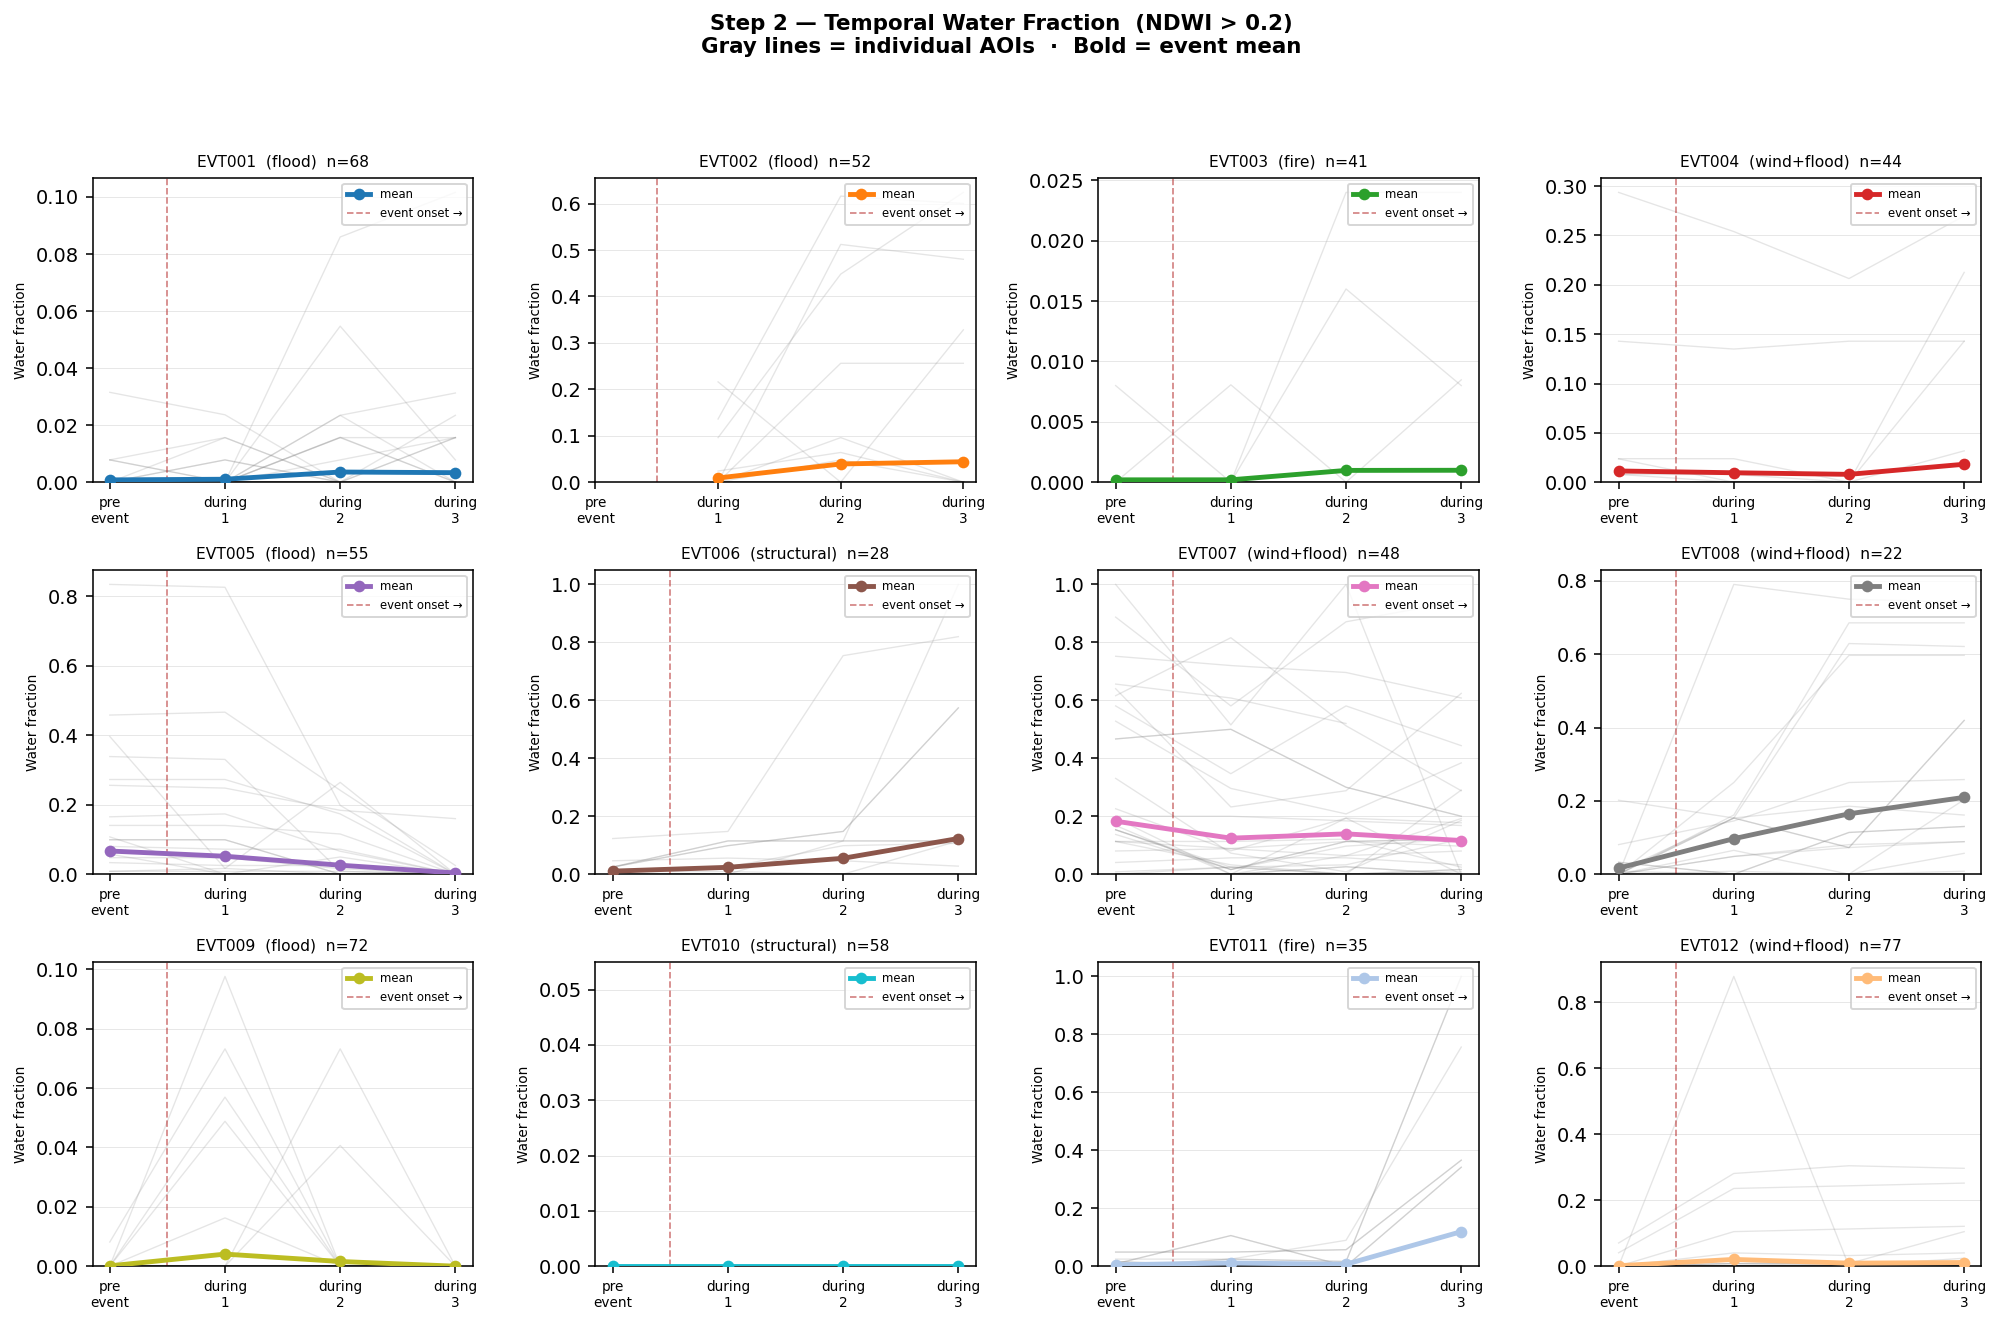

Generate this figure with Python:
"""
Step 2 Visual Verification — Temporal Water Fraction Profile
-------------------------------------------------------------
Computes the fraction of pixels with NDWI > 0.2 for EVERY AOI × epoch
and plots it as a time-series, grouped by event.

What to look for:
  - Flood events  : water fraction should SPIKE at during_1 or during_2,
                    then drop back toward during_3. Flat = bad data.
  - Non-flood     : low flat profile is expected (quake, wind, fire).
  - Very high pre : coastal / riverine site, normal.
  - AOIs that never exceed 0.02 for a flood event = suspect.

Reads TIFs at 1/4 resolution for speed (~2-3 min for 594 AOIs).

Output: verification/step2_temporal_stacks/water_fraction_profile.png

Run from repo root:
    python verification/step2_temporal_stacks/water_fraction_profile.py
"""

import json
import numpy as np
import rasterio
from rasterio.enums import Resampling
import matplotlib
matplotlib.use("Agg")
import matplotlib.pyplot as plt
from pathlib import Path
from tqdm import tqdm

BASE        = Path(__file__).resolve().parents[2]
STACKS_DIR  = BASE / "data" / "stacks"
AOI_LIST    = json.load(open(BASE / "data" / "aoi_list.json"))
EPOCHS_MAP  = json.load(open(BASE / "data" / "aoi_epochs.json"))
OUT_FILE    = Path(__file__).parent / "water_fraction_profile.png"

NDWI_THRESH = 0.2
DOWNSAMPLE  = 4

LABEL_ORDER = ["pre_event", "during_1", "during_2", "during_3"]
X_LABELS    = ["pre\nevent", "during\n1", "during\n2", "during\n3"]

EVENT_COLORS = {
    "EVT001": "#1f77b4", "EVT002": "#ff7f0e", "EVT003": "#2ca02c",
    "EVT004": "#d62728", "EVT005": "#9467bd", "EVT006": "#8c564b",
    "EVT007": "#e377c2", "EVT008": "#7f7f7f", "EVT009": "#bcbd22",
    "EVT010": "#17becf", "EVT011": "#aec7e8", "EVT012": "#ffbb78",
}


def epoch_label(aoi_id, date):
    for ep in EPOCHS_MAP.get(aoi_id, []):
        if ep["date"] == date:
            return ep["epoch_label"]
    return "unknown"


def water_fractions(aoi_id, meta):
    """Return {epoch_label: water_fraction} for one AOI."""
    tif   = STACKS_DIR / f"{aoi_id}_stack.tif"
    bpe   = meta["bands_per_epoch"]
    dates = meta["dates"]
    result = {}

    with rasterio.open(tif) as src:
        H, W  = src.height, src.width
        out_h = max(1, H // DOWNSAMPLE)
        out_w = max(1, W // DOWNSAMPLE)

        for i, date in enumerate(dates):
            lbl    = epoch_label(aoi_id, date)
            offset = sum(bpe[:i])
            if bpe[i] < 4:
                # Missing B08 (NIR) — can't compute NDWI, skip epoch
                result[lbl] = None
                continue
            green  = src.read(offset + 2,
                              out_shape=(1, out_h, out_w),
                              resampling=Resampling.average)[0].astype(np.float32)
            nir    = src.read(offset + 4,
                              out_shape=(1, out_h, out_w),
                              resampling=Resampling.average)[0].astype(np.float32)
            denom  = green + nir
            ndwi   = np.where(denom > 0, (green - nir) / denom, 0.0)
            result[lbl] = float((ndwi > NDWI_THRESH).mean())

    return result


def main():
    # Build aoi_id → (aoi_dict, meta) for existing stacks
    aoi_meta = {}
    for a in AOI_LIST:
        meta_p = STACKS_DIR / f"{a['aoi_id']}_meta.json"
        tif_p  = STACKS_DIR / f"{a['aoi_id']}_stack.tif"
        if meta_p.exists() and tif_p.exists():
            aoi_meta[a["aoi_id"]] = (a, json.load(open(meta_p)))

    print(f"Computing water fractions for {len(aoi_meta)} AOIs "
          f"(1/{DOWNSAMPLE} resolution)...")

    # event_id → list of per-label fraction arrays
    data = {}
    for aoi_id, (aoi, meta) in tqdm(sorted(aoi_meta.items())):
        fracs = water_fractions(aoi_id, meta)
        eid   = aoi["event_id"]
        data.setdefault(eid, []).append(fracs)

    # Plot
    events = sorted(data.keys())
    n_cols = 4
    n_rows = (len(events) + n_cols - 1) // n_cols
    x      = list(range(len(LABEL_ORDER)))

    fig, axes = plt.subplots(n_rows, n_cols,
                             figsize=(n_cols * 3.6, n_rows * 3.2),
                             squeeze=False)
    fig.suptitle(
        f"Step 2 — Temporal Water Fraction  (NDWI > {NDWI_THRESH})\n"
        "Gray lines = individual AOIs  ·  Bold = event mean",
        fontsize=11, fontweight="bold"
    )

    for idx, event_id in enumerate(events):
        row, col = divmod(idx, n_cols)
        ax    = axes[row][col]
        color = EVENT_COLORS.get(event_id, "steelblue")

        etype    = next((a["event_type"] for a in AOI_LIST
                         if a["event_id"] == event_id), "")
        all_rows = data[event_id]

        matrix = []
        for frac_map in all_rows:
            y = [frac_map.get(lbl) for lbl in LABEL_ORDER]
            valid = [(xi, yi) for xi, yi in zip(x, y) if yi is not None]
            if len(valid) >= 2:
                xv, yv = zip(*valid)
                ax.plot(xv, yv, color="gray", alpha=0.2, lw=0.7, zorder=1)
            matrix.append([v if v is not None else np.nan for v in y])

        if matrix:
            arr  = np.array(matrix)
            mean = np.nanmean(arr, axis=0)
            ax.plot(x, mean, color=color, lw=2.5, marker="o",
                    markersize=5, zorder=3, label="mean")

        ax.set_title(f"{event_id}  ({etype})  n={len(all_rows)}", fontsize=8)
        ax.set_xticks(x)
        ax.set_xticklabels(X_LABELS, fontsize=7)
        ax.set_ylim(0, None)
        ax.set_ylabel("Water fraction", fontsize=7)
        ax.axvline(x=0.5, color="firebrick", lw=0.9, ls="--",
                   alpha=0.55, label="event onset →")
        ax.legend(fontsize=6, loc="upper right")
        ax.grid(axis="y", alpha=0.3, lw=0.5)

    # Hide unused subplots
    for idx in range(len(events), n_rows * n_cols):
        r, c = divmod(idx, n_cols)
        axes[r][c].set_visible(False)

    plt.tight_layout(rect=[0, 0, 1, 0.94])
    fig.savefig(OUT_FILE, dpi=140, bbox_inches="tight")
    plt.close(fig)
    print(f"\nSaved: {OUT_FILE}")


if __name__ == "__main__":
    main()
